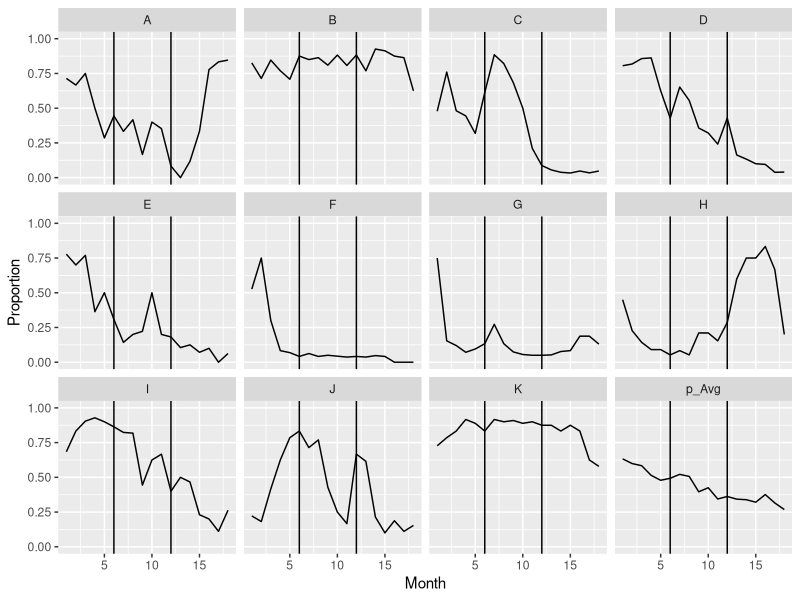
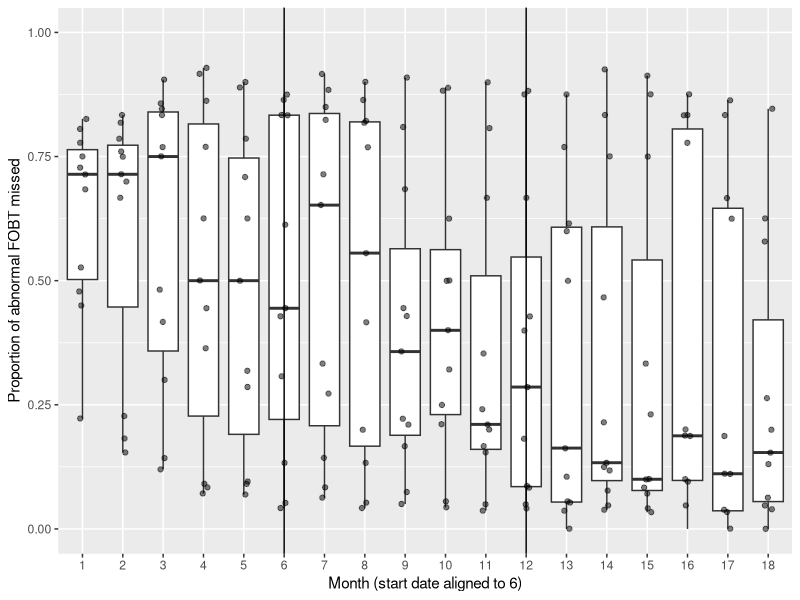
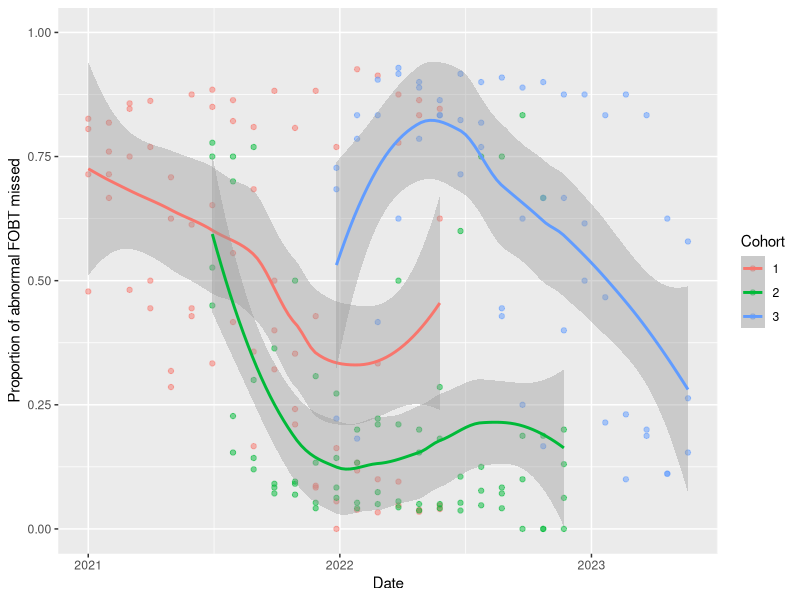
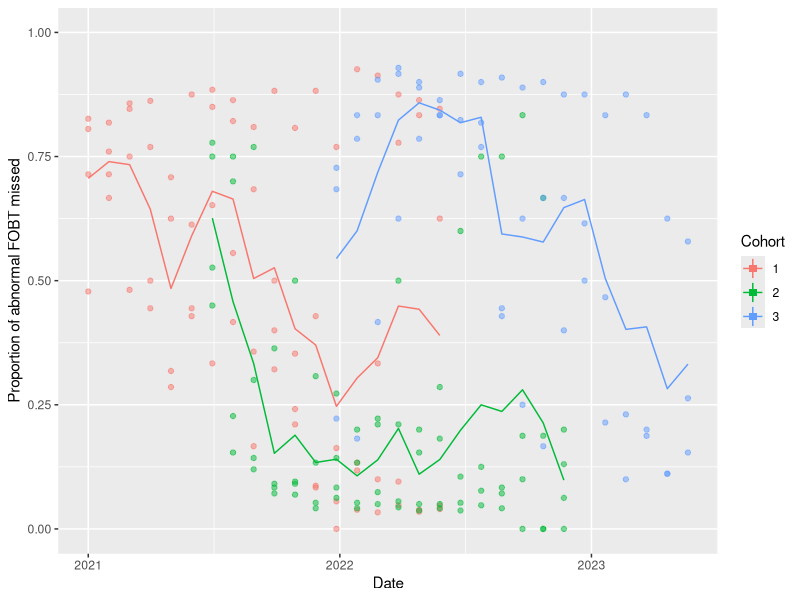

Write the R code that produced these figures, in order.
## ---- chunk 1
library(ggplot2)
library(tidyr)
library(dplyr)
library(knitr)
library(here)
## ---- chunk 2
x_to_proportion <- function(x) { 
  0.5 + atan(x) / pi
  # max slope = 1/pi = 0.32, at x=0.
  # going up by 1 makes proportion go about 0.5 to 0.75
  # x up by 0.03 makes p go to 0.51
}

proportion_to_x <- function(proportion) { 
  tan(pi * (proportion - 0.5))
}

next_proportion <- function(current_proportion) {  # returns simple numeric
  current_x <- proportion_to_x(current_proportion)
  new_x <- current_x + rnorm(1) - 0.1  # decrease a little each month
  x_to_proportion(new_x)
}

extend_by_one <- function(proportion_vec) {  # returns numeric vector
  val_to_add <- next_proportion(tail(proportion_vec, n=1))
  c(proportion_vec, val_to_add)
}

generate_run <- function(n) {  # returns numeric vector of length n
  my_run <- c(next_proportion(0.6))  # starting value
  for (i in 2:n) {
    my_run <- extend_by_one(my_run)
  }
  my_run
}

generate_etrigger_data <- function(number_sites, months_per_site) {  # returns data frame
  result <- generate_run(months_per_site)
  site_labels <- rep(LETTERS[1], months_per_site)
  timepoints <- 1:months_per_site
  for (i in 2:number_sites) {
    result <- c(result, generate_run(months_per_site))
    site_labels <- c(site_labels, rep(LETTERS[i], months_per_site))
    timepoints <- c(timepoints, 1:months_per_site)
  }
  data.frame(Proportion_raw = result, Site = site_labels, Month = timepoints)
}
## ---- chunk 3
n_sites <- 11
last_prework_month <- 6
n_action <- 6
n_sustain <- 6
last_action_month <- last_prework_month + n_action
months_per_site <- last_action_month + n_sustain
project_kickoff <- as.Date('2021-01-01')

set.seed(123423)

X_continuous <- generate_etrigger_data(n_sites, months_per_site)

## ---- chunk 4
expected_n = data.frame(
  Site = LETTERS[1: n_sites],
  expected = runif(n_sites, 9, 30)  # Sites usually 9 to 30 abnormal tests per mo.
)

rpois_vec <- Vectorize(rpois, 'lambda')

inner_join(X_continuous, expected_n, by='Site') %>%
  mutate(
    Denominator = rpois_vec(1, expected),
    Numerator = round(Denominator * Proportion_raw),
    Proportion = Numerator / Denominator,
    Phase = case_when(
      Month <= 3 ~ 'baseline',
      Month <= last_prework_month ~ 'prework',
      Month <= last_action_month ~ 'action',
      TRUE ~ 'sustain'
    ),
    Cohort = case_when(
      Site %in% c('A', 'B', 'C', 'D') ~ 1,
      Site %in% c('E', 'F', 'G', 'H') ~ 2,
      TRUE ~ 3,
    ),
    Date = n_action * 30 * (Cohort - 1) + (Month - 1) * 30 + project_kickoff,
    PhaseGrp = case_when(
      Phase %in% c('baseline', 'prework') ~ 'Control',
      TRUE ~ 'Intervention'
    )
  ) %>%
  select(Cohort, Site, Month, Phase, Numerator, Denominator, Proportion, Date, PhaseGrp) -> X
## ---- chunk 5
X %>%
  group_by(Month) %>%
  summarise(Proportion = mean(Proportion)) %>%
  mutate(Site='p_Avg') ->
  averaged
site_data_with_average <- bind_rows(X, averaged)
## ---- chunk 6
  ggplot(site_data_with_average, aes(Month, Proportion)) +
    geom_line() +
    geom_vline(xintercept = last_prework_month) +
    geom_vline(xintercept = last_action_month) +
    ylim(0,1) +
    facet_wrap(vars(Site))
## ---- chunk 7
head(X, 18+5) %>% kable()

output_filename <- 'fake_data.csv'
write.csv(X, file=here(output_filename), row.names = FALSE)
Xrows = dim(X)[1]
Xcols = dim(X)[2]
## ---- chunk 8
site_data_with_average %>%
  filter(Site != 'p_Avg') %>%
  ggplot(aes(as.factor(Month), Proportion)) +
    geom_boxplot() +
    geom_jitter(width = 0.1, alpha = 0.5) +
    geom_vline(xintercept = last_prework_month) +
    geom_vline(xintercept = last_action_month) +
    ylim(0,1) +
    labs(y="Proportion of abnormal FOBT missed", x='Month (start date aligned to 6)')
## ---- chunk 9
ggplot(X, aes(Date, Proportion, colour = as.factor(Cohort))) +
  geom_point(alpha = 0.5) +
  geom_smooth() +
  ylim(0,1) +
  labs(y="Proportion of abnormal FOBT missed", color="Cohort")
## ---- chunk 10
ggplot(X, aes(Date, Proportion, colour = as.factor(Cohort))) +
  geom_point(alpha = 0.5) +
  stat_summary(fun.data = "mean_sdl", fun.args = list(mult = 1), shape = 'square') +
  stat_summary(fun = mean, geom='line') +
  coord_cartesian(ylim = c(0, 1)) +
  labs(y="Proportion of abnormal FOBT missed", color="Cohort")
